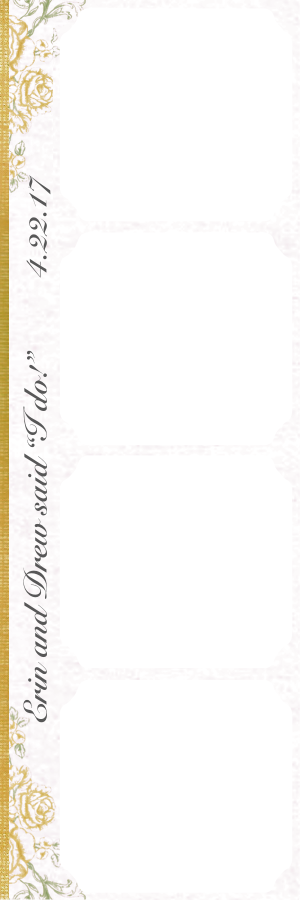
#> input picture erin-drew.png, 600 x 1800 px (shown at 1/2 size)
$ python doubler.py ../erin-drew.png
#> lines starting #> are read from the running program, lines starting #| are printed output that depends on the picture
#!/bin/env python
import sys

from PIL import Image

base = Image.new('RGBA', (1200, 1800))
#> base: PIL image 1200x1800 RGBA; every value is 0
areas = ((0, 0), (600, 0))
i = Image.open(sys.argv[1])
#> i is the input picture: PIL image 600x1800 RGBA; mean R, G, B, A 70.7, 68.8, 65.3, 73.7
for area in areas:
    base.paste(i, area, mask=i)
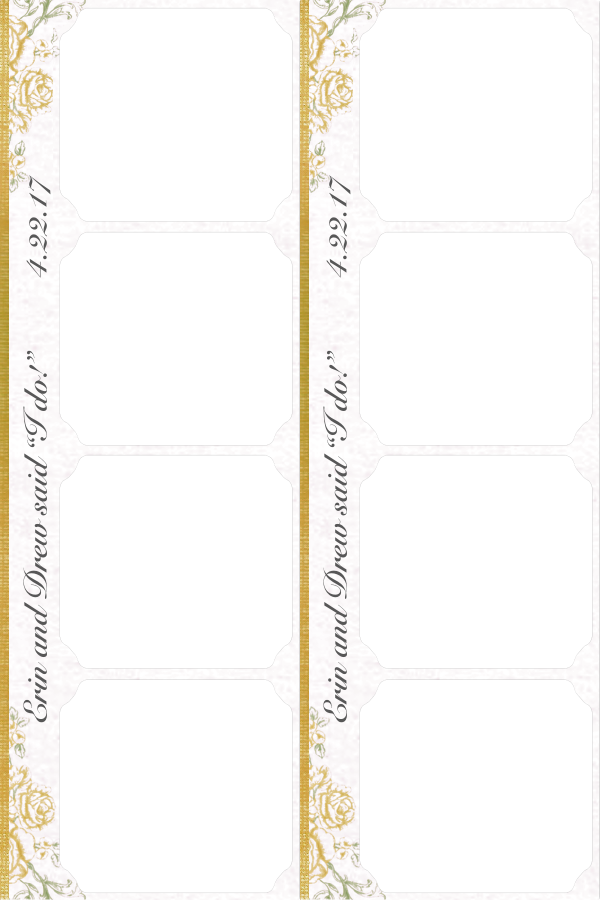
#> base: PIL image 1200x1800 RGBA (shown at 1/2 size); mean R, G, B, A 69.3, 67.4, 63.8, 73.1; transparent parts drawn white
base.save(sys.argv[-1])
